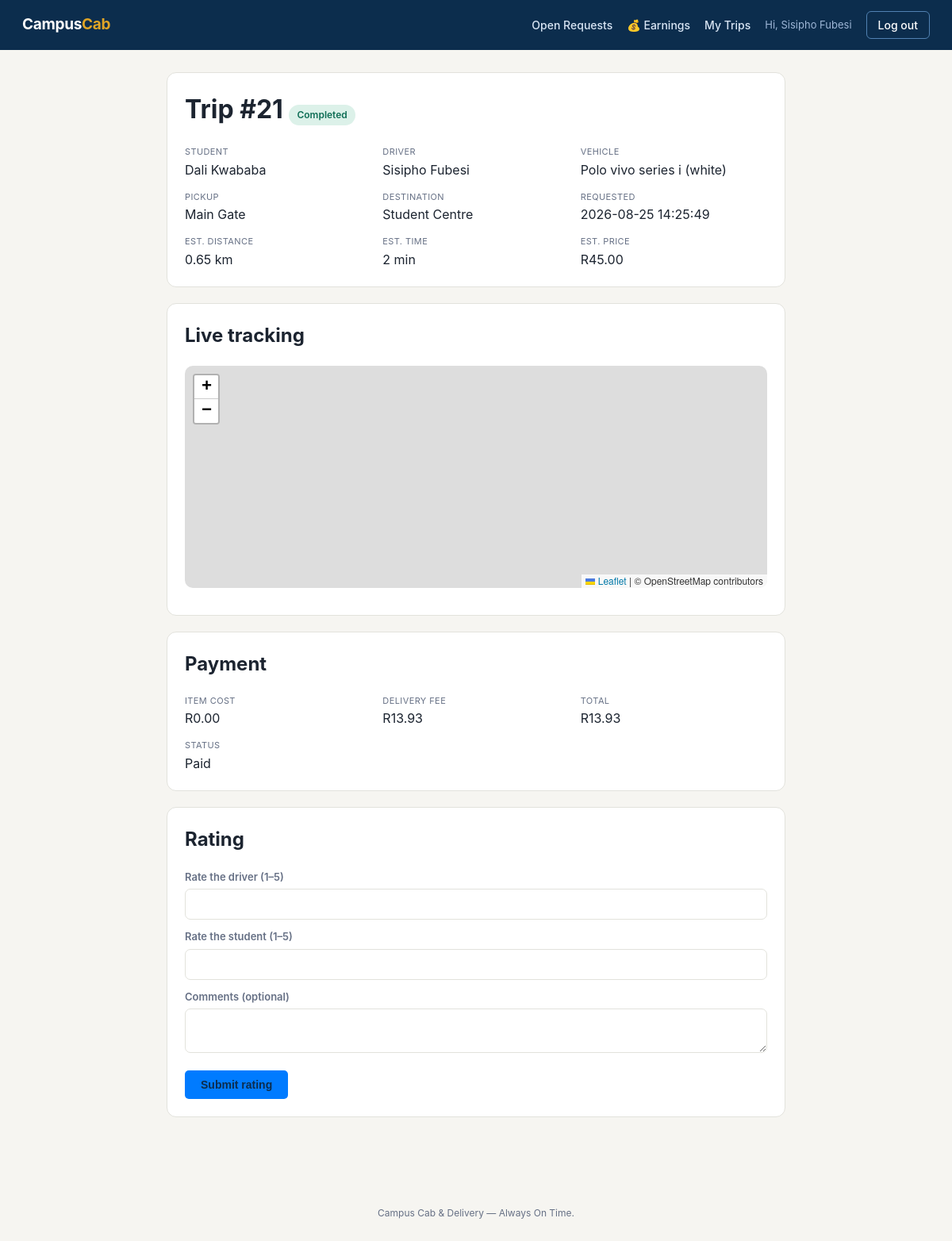
The page /trip.php?id=21 (signed in) on the database as committed earlier.
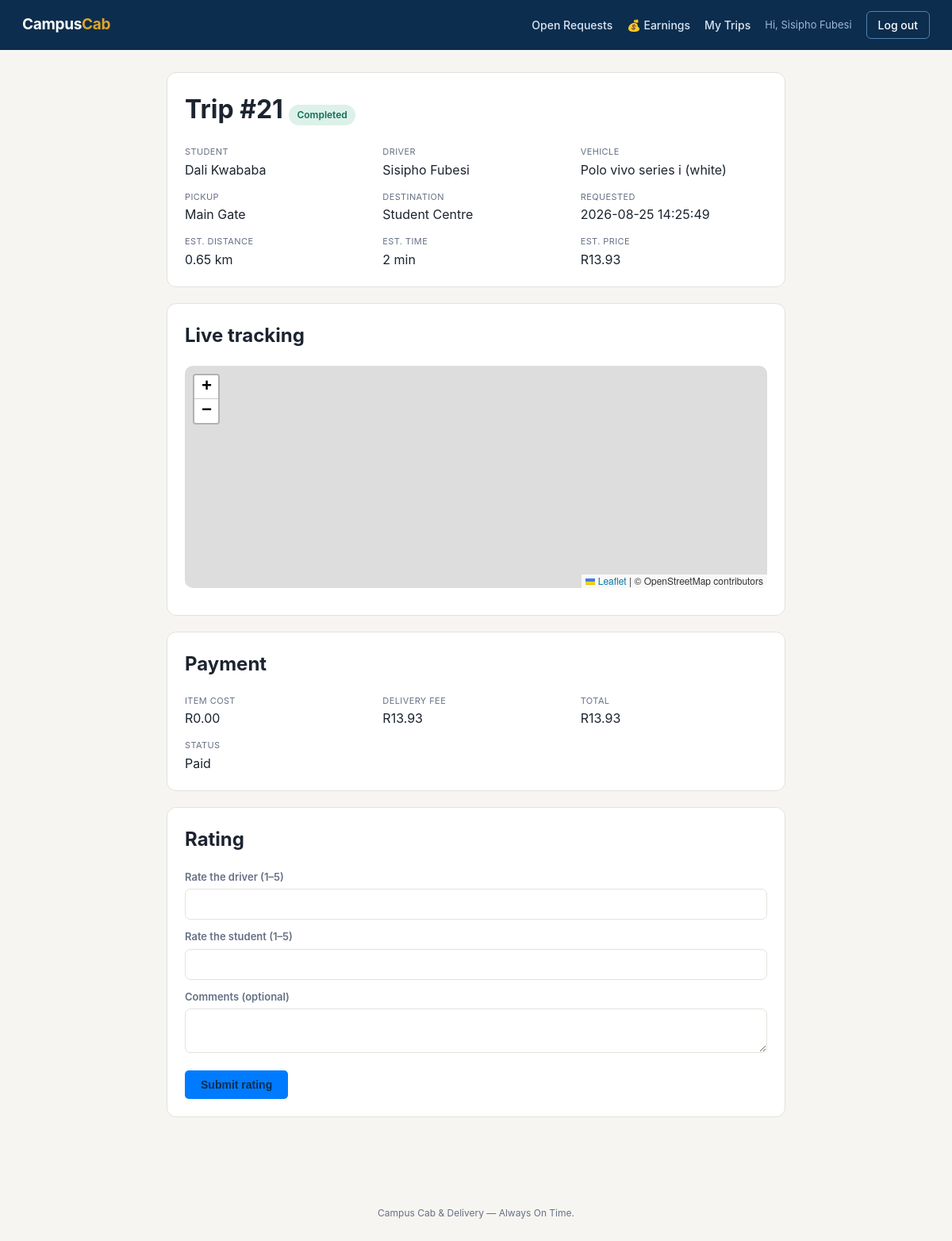
The same page on the database as committed later.
### tables this page shows
CREATE TABLE `ride` (
  `rideID` int(11) NOT NULL,
  `studentID` int(11) DEFAULT NULL,
  `staffID` int(11) DEFAULT NULL,
  `requester_type` enum('Student','Staff') NOT NULL DEFAULT 'Student',
  `request_type` enum('Ride','Parcel') NOT NULL DEFAULT 'Ride',
  `parcel_details` varchar(255) DEFAULT NULL,
  `DriverID` int(11) DEFAULT NULL,
  `pickup_address` varchar(250) DEFAULT NULL,
  `pickup_latitude` decimal(10,7) DEFAULT NULL,
  `pickup_longitude` decimal(10,7) DEFAULT NULL,
  `destination_address` varchar(250) DEFAULT NULL,
  `destination_latitude` decimal(10,7) DEFAULT NULL,
  `destination_longitude` decimal(10,7) DEFAULT NULL,
  `requested_at` datetime DEFAULT NULL,
  `accepted_at` datetime DEFAULT NULL,
  `started_at` datetime DEFAULT NULL,
  `Completed_at` datetime DEFAULT NULL,
  `ride_status` enum('Requested','Accepted','Driver Arriving','In Progress','Completed','Cancelled') DEFAULT 'Requested',
  `cancellation_reason` varchar(255) DEFAULT NULL,
  `cancelled_at` datetime DEFAULT NULL,
  `estimated_distance_km` decimal(6,2) DEFAULT NULL,
  `estimated_duration_min` int(11) DEFAULT NULL,
  `estimated_price` decimal(8,2) DEFAULT NULL,
  `driver_earning` double NOT NULL,
  `campus_commission` double NOT NULL
);

CREATE TABLE `student` (
  `studentID` int(11) NOT NULL,
  `studentNumber` varchar(9) DEFAULT NULL,
  `studentFname` varchar(50) NOT NULL,
  `studentLname` varchar(50) NOT NULL,
  `studentEmail` varchar(50) NOT NULL,
  `studentPhoneNo` varchar(15) NOT NULL,
  `studentAccount_status` enum('Active','Inactive') DEFAULT 'Active',
  `studentPwd` varchar(255) NOT NULL,
  `verification_token` varchar(64) DEFAULT NULL,
  `token_expiry` datetime DEFAULT NULL,
  `email_verified` tinyint(1) NOT NULL DEFAULT 0
);

CREATE TABLE `driver` (
  `DriverID` int(11) NOT NULL,
  `DriverFname` varchar(50) NOT NULL,
  `DriverLname` varchar(50) NOT NULL,
  `DriverEmail` varchar(50) NOT NULL,
  `DriverPhoneNo` varchar(15) NOT NULL,
  `driverAccount_Status` enum('Active','Inactive') DEFAULT 'Active',
  `licence_number` varchar(30) NOT NULL,
  `availability_status` enum('Available','Unavailable') DEFAULT 'Unavailable',
  `password` varchar(255) NOT NULL DEFAULT '',
  `profile_picture` varchar(225) NOT NULL
);

### trip.php (the view, shortened to what this page needs)
<?php
include 'header.php';
?>
<link rel="stylesheet" href="https://cdnjs.cloudflare.com/ajax/libs/leaflet/1.9.4/leaflet.min.css">
<?php
$rideID = intval($_GET['id'] ?? 0);
$ride = mysqli_fetch_assoc(mysqli_query($conn, "
    SELECT r.*, s.studentFname, s.studentLname, d.DriverFname, d.DriverLname
    FROM ride r
    JOIN student s ON r.studentID = s.studentID
    LEFT JOIN driver d ON r.DriverID = d.DriverID
    WHERE r.rideID = $rideID
"));
$vehicle = $ride && $ride['DriverID'] ? mysqli_fetch_assoc(mysqli_query($conn, "SELECT * FROM vehicle WHERE DriverID = {$ride['DriverID']}")) : null;
$payment = mysqli_fetch_assoc(mysqli_query($conn, "SELECT * FROM payment WHERE ride_id = $rideID"));
$rating = mysqli_fetch_assoc(mysqli_query($conn, "SELECT * FROM rating WHERE ride_id = $rideID"));
$locations = mysqli_query($conn, "SELECT * FROM location WHERE ride_id = $rideID ORDER BY recorded_at ASC");
?>
<?php if (!$ride): ?>
    <div class="card"><p>Ride not found.</p></div>
<?php else: ?>
<div class="card">
    <h1>Trip #<?php echo $rideID; ?>
        <span class="status <?php echo str_replace(' ', '-', $ride['ride_status']); ?>">
            <?php echo $ride['ride_status']; ?>
        </span>
    </h1>
    <div class="trip-grid">
        <div><span class="label">Student</span><?php echo htmlspecialchars($ride['studentFname'] . ' ' . $ride['studentLname']); ?></div>
        <div><span class="label">Driver</span><?php echo $ride['DriverFname'] ? htmlspecialchars($ride['DriverFname'] . ' ' . $ride['DriverLname']) : 'Not yet assigned'; ?></div>
        <?php if ($vehicle): ?>
        <div><span class="label">Vehicle</span><?php echo htmlspecialchars($vehicle['make'] . ' ' . $vehicle['model'] . ' (' . $vehicle['colour'] . ')'); ?></div>
        <?php endif; ?>
        <div><span class="label">Pickup</span><?php echo htmlspecialchars($ride['pickup_address']); ?></div>
        <div><span class="label">Destination</span><?php echo htmlspecialchars($ride['destination_address']); ?></div>
        <div><span class="label">Requested</span><?php echo $ride['requested_at']; ?></div>
        <?php if ($ride['estimated_distance_km']): ?>
        <div><span class="label">Est. distance</span><?php echo number_format($ride['estimated_distance_km'], 2); ?> km</div>
        <div><span class="label">Est. time</span><?php echo $ride['estimated_duration_min']; ?> min</div>
        <div><span class="label">Est. price</span>R<?php echo number_format($ride['estimated_price'], 2); ?></div>
        <?php endif; ?>
    </div>
</div>
<?php
$activeStatuses = ['Accepted', 'Driver Arriving', 'In Progress'];
$isActiveTrip = in_array($ride['ride_status'], $activeStatuses);
$hasLocationHistory = mysqli_num_rows($locations) > 0;
?>
<?php if ($isActiveTrip || $hasLocationHistory): ?>
<div class="card">
    <h2>Live tracking</h2>
    <div id="map" style="height:280px; border-radius:10px; margin-top:14px;"></div>
</div>
<?php endif; ?>
<div class="card">
    <h2>Payment</h2>
    <?php if ($payment): ?>
        <div class="trip-grid">
            <div><span class="label">Item cost</span>R<?php echo number_format($payment['item_cost'], 2); ?></div>
            <div><span class="label">Delivery fee</span>R<?php echo number_format($payment['delivery_fee'], 2); ?></div>
            <div><span class="label">Total</span>R<?php echo number_format($payment['total_amount'], 2); ?></div>
            <div><span class="label">Status</span><?php echo $payment['payment_status']; ?></div>
        </div>
    <?php else: ?>
        <p class="empty">No payment yet.</p>
    <?php endif; ?>
</div>
<?php if ($ride['ride_status'] == 'Completed'): ?>
<div class="card">
    <h2>Rating</h2>
    <?php if ($rating): ?>
        <div class="trip-grid">
            <div><span class="label">Driver rated</span><?php echo $rating['driver_rating']; ?>/5</div>
            <div><span class="label">Student rated</span><?php echo $rating['student_rating']; ?>/5</div>
        </div>
        <?php if ($rating['comments']): ?><p><?php echo htmlspecialchars($rating['comments']); ?></p><?php endif; ?>
    <?php else: ?>
        <form method="POST">
            <label>Rate the driver (1–5)</label>
            <input type="number" name="driver_rating" min="1" max="5" required>
            <label>Rate the student (1–5)</label>
            <input type="number" name="student_rating" min="1" max="5" required>
            <label>Comments (optional)</label>
            <textarea name="comments" rows="2"></textarea>
            <button type="submit" class="btn-primary">Submit rating</button>
        </form>
    <?php endif; ?>
</div>
<?php endif; ?>
<?php endif; ?>
<?php include 'footer.php'; ?>

Rows that differ between the two databases and show on the page:
changed ride "Main Gate": estimated_price "45.00" → "13.93"
